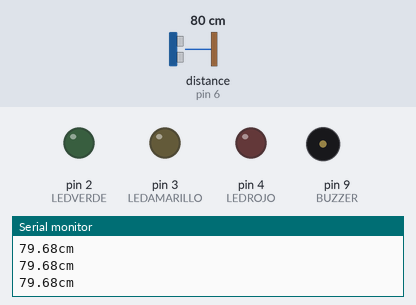
The sketch below on a simulated Arduino Uno, built with avr-gcc and run on an emulated ATmega328P. On the bench: output pins drawn as LEDs (lit = HIGH), buzzer (waves = sounding), the last lines printed to the serial monitor. Wiring (inferred from the names in the program): ultrasonic range finder: trigger pin 5; echo pin 6. The test bench sets the inputs (shaded band); at power-on: distance to the obstacle (sensor on pin 6) 80 cm. The echo pulse lasts 58.3 µs per cm; pins used as bus, display or sensor lines are not drawn.

Above: at 1.3 s.
1.4 s: distance to the obstacle (sensor on pin 6) set to 18 cm
At 2.34 s:
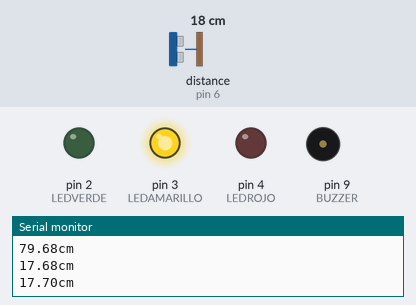
4.4 s: distance to the obstacle (sensor on pin 6) set to 12 cm
7.4 s: distance to the obstacle (sensor on pin 6) set to 9 cm
At 8.4 s:
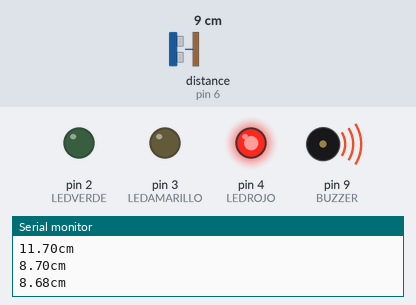
9.5 s: distance to the obstacle (sensor on pin 6) set to 35 cm
At 10.39 s:
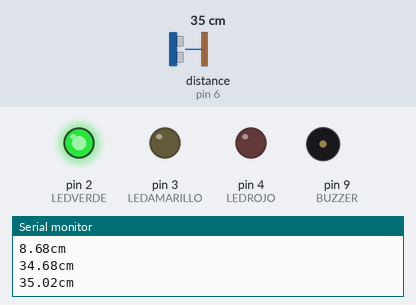
12.5 s: distance to the obstacle (sensor on pin 6) set to 28 cm
15.5 s: distance to the obstacle (sensor on pin 6) set to 22 cm
At 16.4 s:
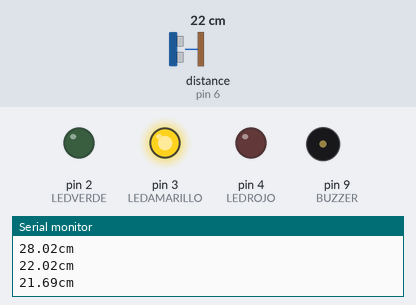
Timing chart, 0 to 19.5 s (numbered marks = the images above; inputs shaded):
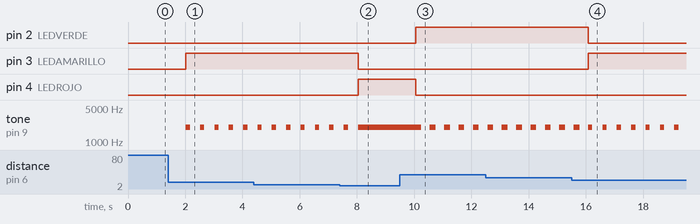

Measured:
- the behaviour switches between 11 and 10 cm on distance to the obstacle (sensor on pin 6) (found by bisection; images 1 and 2)
- the behaviour switches between 25 and 24 cm on distance to the obstacle (sensor on pin 6) (found by bisection; images 3 and 4)
- after the input at 1.4 s, pin 3 (LEDAMARILLO): LOW → HIGH after 0.62 s; tone on pin 9 (BUZZER): alternates 2000 Hz for 0.15 s and silent for 0.35 s, starting after 0.62 s
- after the input at 7.4 s, pin 3 (LEDAMARILLO): HIGH → LOW after 0.64 s; pin 4 (LEDROJO): LOW → HIGH after 0.64 s; tone on pin 9 (BUZZER): goes on until 8.0 s, then stays 2000 Hz
- after the input at 9.5 s, pin 2 (LEDVERDE): LOW → HIGH after 0.55 s; pin 4 (LEDROJO): HIGH → LOW after 0.55 s; tone on pin 9 (BUZZER): alternates 2000 Hz for 0.20 s and silent for 0.30 s, starting after 0.75 s
- after the input at 15.5 s, pin 2 (LEDVERDE): HIGH → LOW after 0.58 s; pin 3 (LEDAMARILLO): LOW → HIGH after 0.58 s

The sketch:

aparcamientosens.ino
```cpp
// Pines utilizados
#define LEDVERDE 2
#define LEDAMARILLO 3
#define LEDROJO 4
#define TRIGGER 5
#define ECHO 6
#define BUZZER 9

// Constantes
const float sonido = 34300.0; // Velocidad del sonido en cm/s
const float umbral1 = 40.0;
const float umbral2 = 25.0;
const float umbral3 = 10.0;

void setup() {
  // Iniciamos el monitor serie
  Serial.begin(9600);

  // Modo entrada/salida de los pines
  pinMode(LEDVERDE, OUTPUT);
  pinMode(LEDAMARILLO, OUTPUT);
  pinMode(LEDROJO, OUTPUT);
  pinMode(ECHO, INPUT);
  pinMode(TRIGGER, OUTPUT);
  pinMode(BUZZER, OUTPUT);

  // Apagamos todos los LEDs
  apagarLEDs();

}

void loop() {
  // Preparamos el sensor de ultrasonidos
  iniciarTrigger();

  // Obtenemos la distancia
  float distancia = calcularDistancia();

  // Apagamos todos los LEDs
  apagarLEDs();

  // Lanzamos alerta si estamos dentro del rango de peligro
  if (distancia < umbral1)
  {
    // Lanzamos alertas
    alertas(distancia);
  }

}

// Apaga todos los LEDs
void apagarLEDs()
{
  // Apagamos todos los LEDs
  digitalWrite(LEDVERDE, LOW);
  digitalWrite(LEDAMARILLO, LOW);
  digitalWrite(LEDROJO, LOW);
}

// Función que comprueba si hay que lanzar alguna alerta visual o sonora
void alertas(float distancia)
{
  if (distancia < umbral1 && distancia >= umbral2)
  {
    // Encendemos el LED verde
    digitalWrite(LEDVERDE, HIGH);
    tone(BUZZER, 2000, 200);
  }
  else if (distancia < umbral2 && distancia > umbral3)
  {
    // Encendemos el LED amarillo
    digitalWrite(LEDAMARILLO, HIGH);
    tone(BUZZER, 2000, 150);
  }
  else if (distancia <= umbral3)
  {
    // Encendemos el LED rojo
    digitalWrite(LEDROJO, HIGH);
    tone(BUZZER, 2000, 5000);
  }
}

// Método que calcula la distancia a la que se encuentra un objeto.
// Devuelve una variable tipo float que contiene la distancia
float calcularDistancia()
{
  // La función pulseIn obtiene el tiempo que tarda en cambiar entre estados, en este caso a HIGH
  unsigned long tiempo = pulseIn(ECHO, HIGH);

  // Obtenemos la distancia en cm, hay que convertir el tiempo en segudos ya que está en microsegundos
  // por eso se multiplica por 0.000001
  float distancia = tiempo * 0.000001 * sonido / 2.0;
  Serial.print(distancia);
  Serial.print("cm");
  Serial.println();
  delay(500);

  return distancia;
}

// Método que inicia la secuencia del Trigger para comenzar a medir
void iniciarTrigger()
{
  // Ponemos el Triiger en estado bajo y esperamos 2 ms
  digitalWrite(TRIGGER, LOW);
  delayMicroseconds(2);

  // Ponemos el pin Trigger a estado alto y esperamos 10 ms
  digitalWrite(TRIGGER, HIGH);
  delayMicroseconds(10);

  // Comenzamos poniendo el pin Trigger en estado bajo
  digitalWrite(TRIGGER, LOW);
}
```
